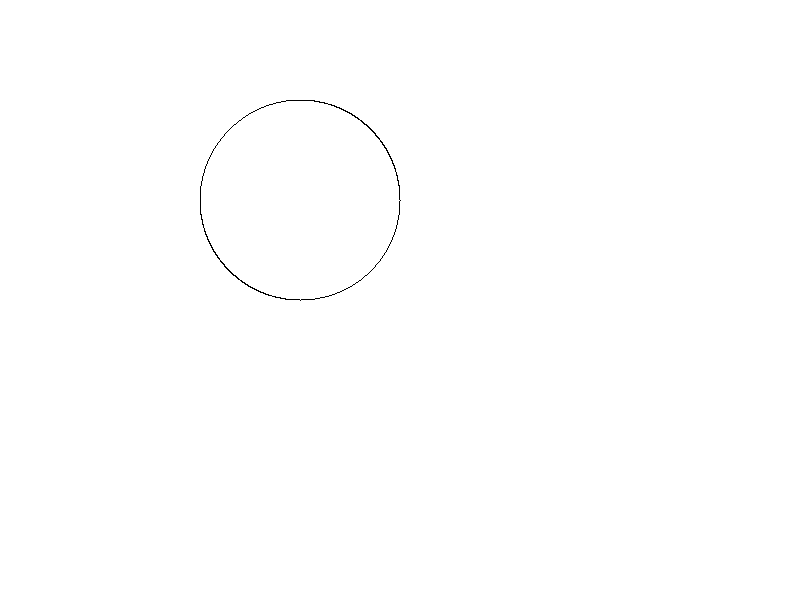
Frame 1 (no input)
Frame 60 (the mouse pressed at the canvas centre just before this capture): identical to frame 1, image omitted
Frame 120 (the mouse held since frame 60 and released just before this capture): identical to frame 1, image omitted

The Processing sketch that drew this single still picture (run headless with seeded random() and noise(); from frame 60 on, the mouse is pressed at the canvas centre):

// Processing sketch: Symmetric_Set_Cartesian_Circle_Drawing
// ── Symmetric_Set_Cartesian_Circle_Drawing.pde
Circle circle;

void setup() {
    size(800, 600);
    circle = new Circle(300, 200, 100);
}

void draw() {
    background(255);
    circle.display();
}

// ── Circle.pde
class Circle {

    double xc, yc, r;

    Circle(double xc, double yc, double r) {
        this.xc = xc;
        this.yc = yc;
        this.r = r;
    }

    void circleSymmetry(double x, double y, double xc, double yc) {
        set((int)(xc + x), (int)(yc + y), 0);
        set((int)(xc + y), (int)(yc + x), 0);
        set((int)(xc + y), (int)(yc - x), 0);
        set((int)(xc + x), (int)(yc - y), 0);
        set((int)(xc - x), (int)(yc - y), 0);
        set((int)(xc - y), (int)(yc - x), 0);
        set((int)(xc - y), (int)(yc + x), 0);
        set((int)(xc - x), (int)(yc + y), 0);
    }

    void display() {
        for(double x = 0; x <= yc / 2; x++) {
            double y = Math.sqrt(r * r - x * x);
            circleSymmetry(x, y, xc, yc);
        }
    }
}
